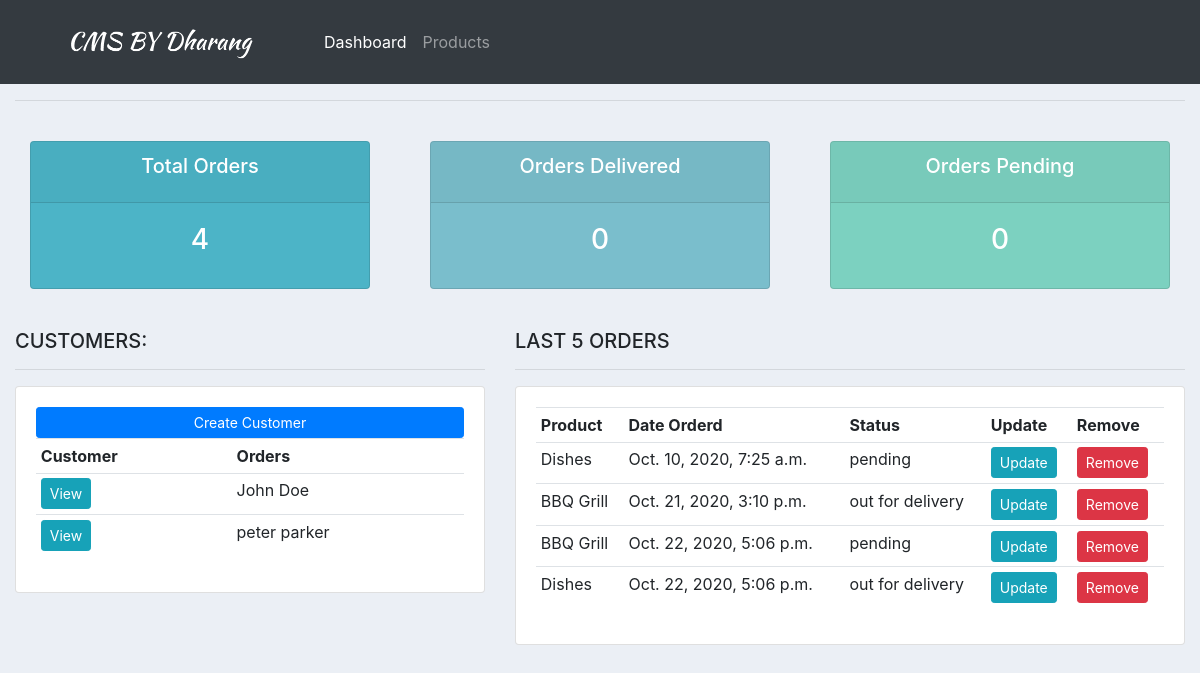
The app's page /, older data.
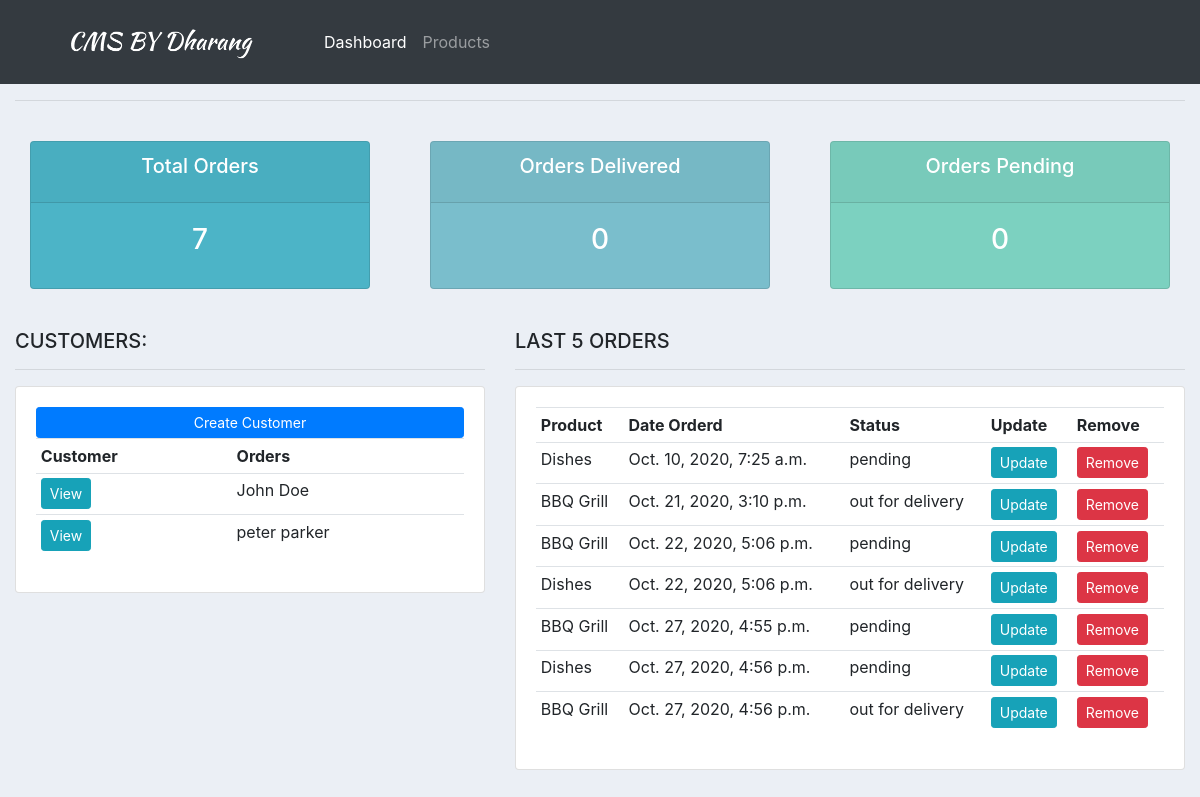
The same page, newer data.
### accounts/models.py (models this page shows, shortened)
class Customer(models.Model):
    name = models.CharField(max_length=200,null=True)
    phone = models.CharField(max_length=200,null=True)
    email = models.CharField(max_length=200,null=True)
    date_created = models.DateTimeField(auto_now_add=True)

class Orders(models.Model):
    STATUS = (
        ('pending','pending'),
        ('out for delivery','out for delivery'),
        ('delivered','delivered'),
             )
    customer = models.ForeignKey(Customer,on_delete=models.SET_NULL,null=True)
    product = models.ForeignKey(Products,on_delete=models.SET_NULL,null=True)
    date_created = models.DateTimeField(auto_now_add=True)
    status = models.CharField(max_length=200,null=True,choices=STATUS)

class Products(models.Model):
    CATAGORY = (
        ('Indoor','Indoor'),
        ('Outdoor','Outdoor'),
                )
    name = models.CharField(max_length=200,null=True)
    category = models.CharField(max_length=200,null=True,choices=CATAGORY)
    price = models.FloatField(null=True)
    description = models.CharField(max_length=200,null=True,blank=True)
    date_created = models.DateTimeField(auto_now_add=True)
    tags = models.ManyToManyField(Tag)
    def __str__(self):
        return self.name

### accounts/views.py (the view)
# urls.py: path('', views.home, name='home' ),
def home(request):
    customer = Customer.objects.all()
    order = Orders.objects.all()
    total_orders = order.count()
    total_delivered = order.filter(status='Delivered').count()
    total_pending = order.filter(status='Pending').count()
    context = { 'customer': customer,'order':order, 'total_orders': total_orders, 'total_delivered':total_delivered,'total_pending':total_pending }
    return render(request, 'accounts/dashboard.html', context)

### accounts/templates/accounts/dashboard.html
{% extends 'accounts/main.html' %}
{% block content%}
{%  include 'accounts/status.html' %}
<br>
<div class="row">
	<div class="col-md-5">
		<h5>CUSTOMERS:</h5>
		<hr>
		<div class="card card-body">
			<a class="btn btn-primary  btn-sm btn-block" href="">Create Customer</a>
			<table class="table table-sm">
				<tr>
					<th>Customer</th>
					<th>Orders</th>
				</tr>
				{% for i in customer %}
					<tr>
						<td><a class="btn btn-sm btn-info" href="{% url 'customer' i.id %}">View</a></td>
						<td>{{i.name}}</td>
					</tr>
				{% endfor %}
			</table>
		</div>
	</div>
	<div class="col-md-7">
		<h5>LAST 5 ORDERS</h5>
		<hr>
		<div class="card card-body">
			<table class="table table-sm">
				<tr>
					<th>Product</th>
					<th>Date Orderd</th>
					<th>Status</th>
					<th>Update</th>
					<th>Remove</th>
				</tr>
				{% for i in order %}
					<tr>
						<td>{{i.product}}</td>
						<td>{{i.date_created}}</td>
						<td>{{i.status}}</td>
						<td><a class="btn btn-sm btn-info" href="{% url 'update_order' i.id %}">Update</a></td>
						<td><a class="btn btn-sm btn-danger" href="{% url 'delete_order' i.id %}">Remove</a></td>
					</tr>
				{% endfor %}
			</table>
		</div>
	</div>
</div>
{% endblock %}

Row changes from the older to the newer data that the page shows:
added Orders: product "BBQ Grill", date_created "Oct. 27, 2020, 4:55 p.m.", status "pending"
added Orders: product "Dishes", date_created "Oct. 27, 2020, 4:56 p.m.", status "pending"
added Orders: product "BBQ Grill", date_created "Oct. 27, 2020, 4:56 p.m.", status "out for delivery"
Text that changed along with them:
{{ total_orders }}: "4" → "7"
